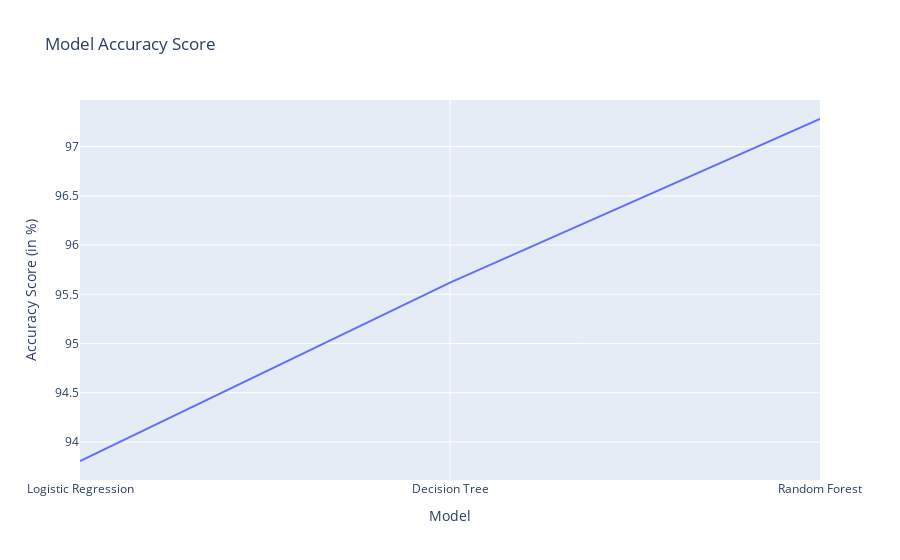

Notebook code for this chart:
### Code cell
score_res = score(x_train, y_train, x_test, y_test, names = names, models = models)
res = pd.DataFrame({
    'Model':[score_res["Model"][0],score_res["Model"][1],score_res["Model"][2]],
    'Accuracy Score':[score_res["Training accuracy"][0],score_res["Training accuracy"][1],score_res["Training accuracy"][2]],
    'Accuracy Score (in %)':[score_res["Training accuracy"][0]*100,score_res["Training accuracy"][1]*100,score_res["Training accuracy"][2]*100]
    })
res=res.sort_values('Accuracy Score')
px.line(data_frame=res,x=res['Model'],y=res['Accuracy Score (in %)'],title='Model Accuracy Score').show()

### Figure 1 — Plotly figure (JSON) as saved in the notebook; plotly's stock layout.template omitted (floating-point values rounded to 4 significant figures)
{"data": [{"hovertemplate": "Model=%{x}<br>Accuracy Score (in %)=%{y}<extra></extra>", "legendgroup": "", "line": {"color": "#636efa", "dash": "solid"}, "marker": {"symbol": "circle"}, "mode": "lines", "name": "", "orientation": "v", "showlegend": false, "type": "scatter", "x": ["Logistic Regression", "Decision Tree", "Random Forest"], "xaxis": "x", "y": [93.81, 95.62, 97.28], "yaxis": "y"}], "layout": {"autosize": true, "legend": {"tracegroupgap": 0}, "title": {"text": "Model Accuracy Score"}, "xaxis": {"anchor": "y", "autorange": true, "domain": [0, 1], "range": [0, 2], "title": {"text": "Model"}, "type": "category"}, "yaxis": {"anchor": "x", "autorange": true, "domain": [0, 1], "range": [93.61, 97.47], "title": {"text": "Accuracy Score (in %)"}, "type": "linear"}}}
